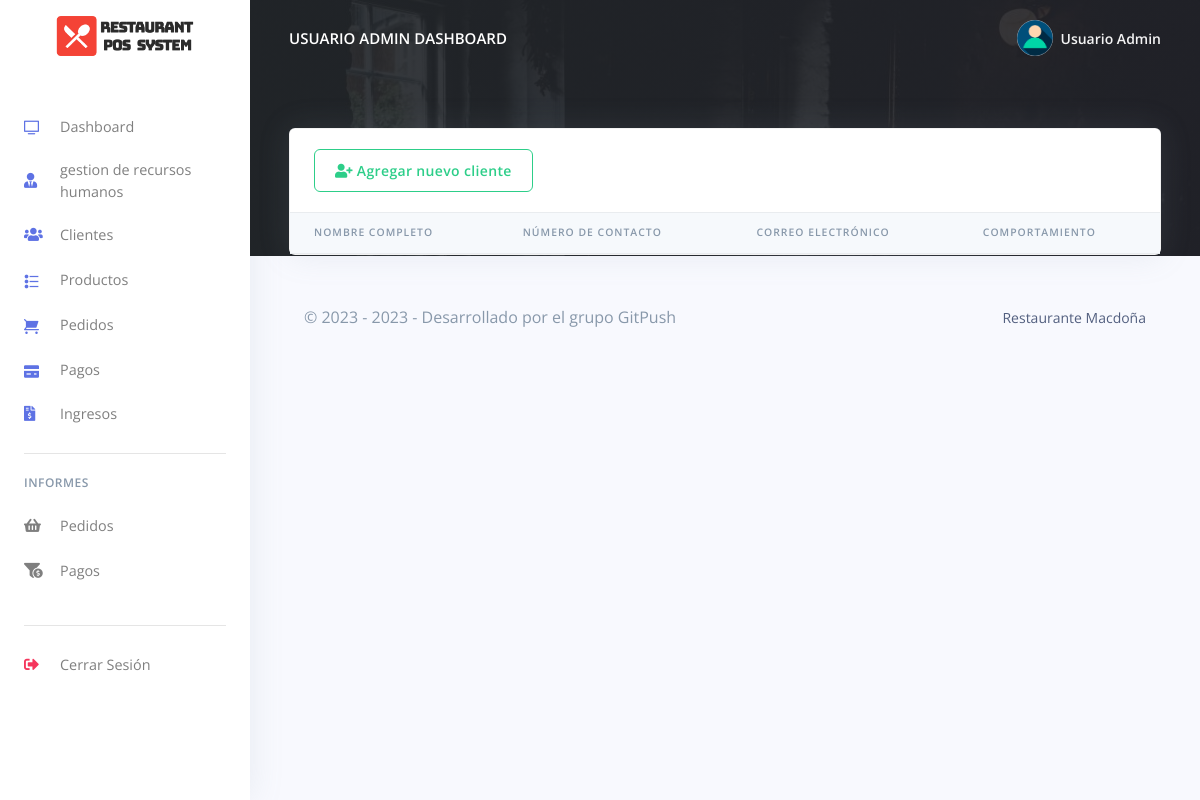
/Restro/admin/customes.php (signed in), run on an earlier commit of the app's database.
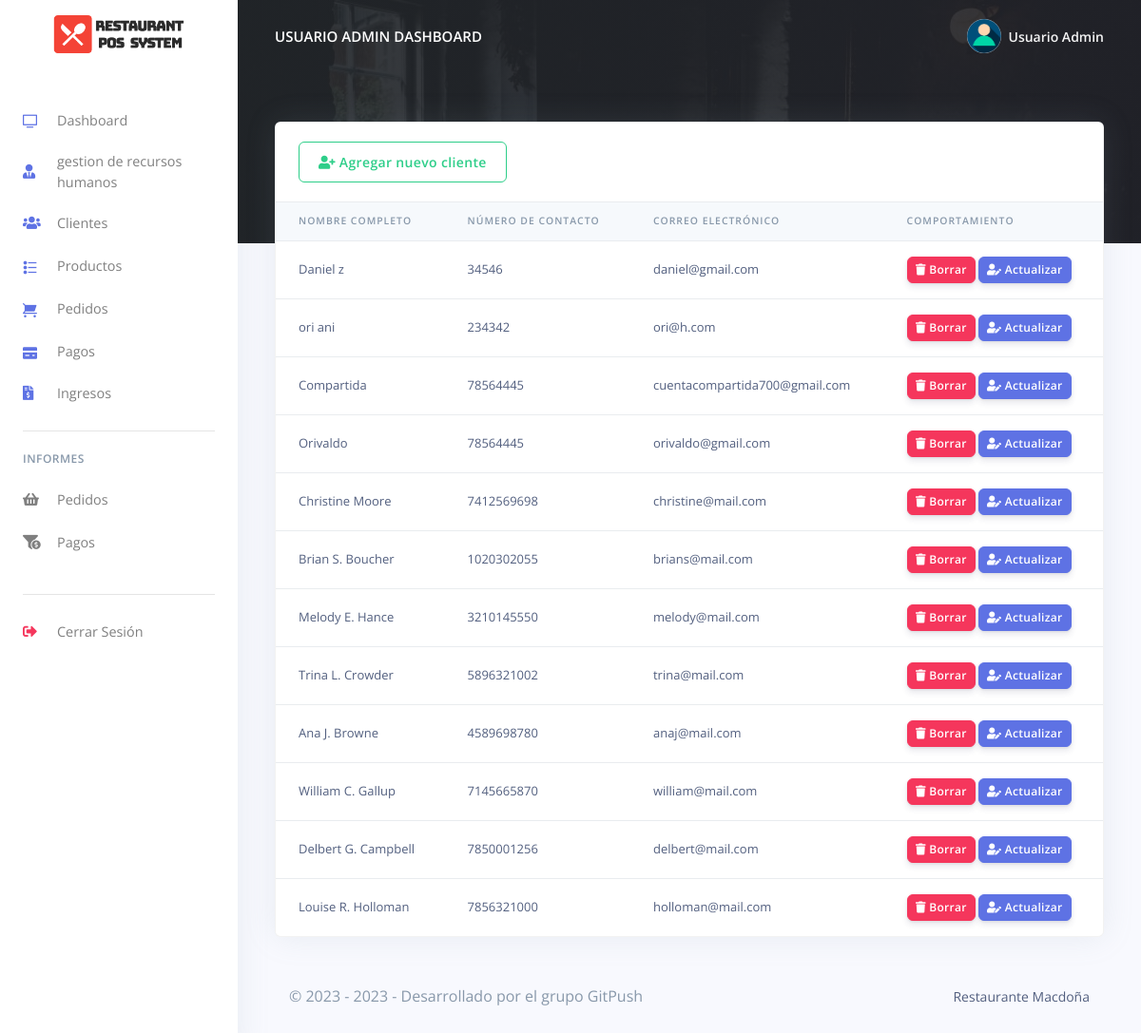
And on a later commit of the database.
### tables this page shows
CREATE TABLE `rpos_admin` (
  `admin_id` varchar(200) NOT NULL,
  `admin_name` varchar(200) NOT NULL,
  `admin_email` varchar(200) NOT NULL,
  `admin_password` varchar(200) NOT NULL
);

CREATE TABLE `rpos_clientes` (
  `cliente_id` varchar(200) NOT NULL,
  `cliente_nombre` varchar(200) NOT NULL,
  `cliente_numero` varchar(200) NOT NULL,
  `cliente_email` varchar(200) NOT NULL,
  `cliente_password` varchar(200) NOT NULL,
  `created_at` timestamp(6) NOT NULL DEFAULT current_timestamp(6) ON UPDATE current_timestamp(6)
);

### Restro/admin/customes.php (the view, shortened to what the changed rows need)
<?php
include('config/config.php');
require_once('partials/_head.php');
?>
<body>
  <?php
  require_once('partials/_sidebar.php');
  ?>
  <div class="main-content">
    <?php
    require_once('partials/_topnav.php');
    ?>
    <div class="container-fluid mt--8">
      <div class="row">
        <div class="col">
          <div class="card shadow">
            <div class="table-responsive">
              <table class="table align-items-center table-flush">
                <thead class="thead-light">
                  <tr>
                    <th scope="col">NOMBRE COMPLETO</th>
                    <th scope="col">NÚMERO DE CONTACTO</th>
                    <th scope="col">CORREO ELECTRÓNICO</th>
                    <th scope="col">COMPORTAMIENTO</th>
                  </tr>
                </thead>
                <tbody>
                  <?php
                  $ret = "SELECT * FROM  rpos_clientes  ORDER BY `rpos_clientes`.`created_at` DESC ";
                  $stmt = $mysqli->prepare($ret);
                  $stmt->execute();
                  $res = $stmt->get_result();
                  while ($cust = $res->fetch_object()) {
                  ?>
                    <tr>
                      <td><?php echo $cust->cliente_nombre; ?></td>
                      <td><?php echo $cust->cliente_numero; ?></td>
                      <td><?php echo $cust->cliente_email; ?></td>
                      <td>
                        <a href="delete_customers.php?delete=<?php echo $cust->cliente_id; ?>">
                          <button class="btn btn-sm btn-danger">
                            <i class="fas fa-trash"></i>
                            Borrar
                          </button>
                        </a>
                        <a href="update_customer.php?update=<?php echo $cust->cliente_id; ?>">
                          <button class="btn btn-sm btn-primary">
                            <i class="fas fa-user-edit"></i>
                            Actualizar
                          </button>
                        </a>
                      </td>
                    </tr>
                  <?php } ?>
                </tbody>
              </table>
            </div>
          </div>
        </div>
      </div>
    </div>
  </div>
</body>
</html>

### Restro/admin/partials/_sidebar.php (shortened to what the changed rows need)
<?php
$admin_id = $_SESSION['admin_id'];
$ret = "SELECT * FROM  rpos_admin  WHERE admin_id = '$admin_id'";
$stmt = $mysqli->prepare($ret);
$stmt->execute();
$res = $stmt->get_result();
while ($admin = $res->fetch_object()) {
?>
  <nav class="navbar navbar-vertical fixed-left navbar-expand-md navbar-light bg-white" id="sidenav-main">
    <div class="container-fluid">
      <a class="navbar-brand pt-0" href="dashboard.php">
        <img src="assets/img/brand/repos.png" class="navbar-brand-img" alt="...">
      </a>
      <div class="collapse navbar-collapse" id="sidenav-collapse-main">
        <ul class="navbar-nav">
          <li class="nav-item">
            <a class="nav-link" href="dashboard.php">
              <i class="ni ni-tv-2 text-primary"></i> Dashboard
            </a>
          </li>
          <li class="nav-item">
            <a class="nav-link" href="hrm.php">
              <i class="fas fa-user-tie text-primary"></i> gestion de recursos humanos
            </a>
          </li>
          <li class="nav-item">
            <a class="nav-link" href="customes.php">
              <i class="fas fa-users text-primary"></i> Clientes
            </a>
          </li>
          <li class="nav-item">
            <a class="nav-link" href="products.php">
              <i class="ni ni-bullet-list-67 text-primary"></i>Productos
            </a>
          </li>
          <li class="nav-item">
            <a class="nav-link" href="orders.php">
              <i class="ni ni-cart text-primary"></i> Pedidos
            </a>
          </li>
          <li class="nav-item">
            <a class="nav-link" href="payments.php">
              <i class="ni ni-credit-card text-primary"></i> Pagos
            </a>
          </li>
          <li class="nav-item">
            <a class="nav-link" href="receipts.php">
              <i class="fas fa-file-invoice-dollar text-primary"></i> Ingresos
            </a>
          </li>
        </ul>
        <hr class="my-3">
        <h6 class="navbar-heading text-muted">Informes</h6>
        <ul class="navbar-nav mb-md-3">
          <li class="nav-item">
            <a class="nav-link" href="orders_reports.php">
              <i class="fas fa-shopping-basket"></i> Pedidos
            </a>
          </li>
          <li class="nav-item">
            <a class="nav-link" href="payments_reports.php">
              <i class="fas fa-funnel-dollar"></i> Pagos
            </a>
          </li>
        </ul>
        <hr class="my-3">
        <ul class="navbar-nav mb-md-3">
          <li class="nav-item">
            <a class="nav-link" href="logout.php">
              <i class="fas fa-sign-out-alt text-danger"></i> Cerrar Sesión
            </a>
          </li>
        </ul>
      </div>
    </div>
  </nav>
<?php } ?>

### Restro/admin/partials/_topnav.php (shortened to what the changed rows need)
<?php
$admin_id = $_SESSION['admin_id'];
$ret = "SELECT * FROM  rpos_admin  WHERE admin_id = '$admin_id'";
$stmt = $mysqli->prepare($ret);
$stmt->execute();
$res = $stmt->get_result();
while ($admin = $res->fetch_object()) {
?>
    <nav class="navbar navbar-top navbar-expand-md navbar-dark" id="navbar-main">
        <div class="container-fluid">
            <a class="h4 mb-0 text-white text-uppercase d-none d-lg-inline-block" href="dashboard.php"><?php echo $admin->admin_name; ?> Dashboard</a>
            <ul class="navbar-nav align-items-center d-none d-md-flex">
                <li class="nav-item dropdown">
                    <a class="nav-link pr-0" href="#" role="button" data-toggle="dropdown" aria-haspopup="true" aria-expanded="false">
                        <div class="media align-items-center">
                            <span class="avatar avatar-sm rounded-circle">
                                <img alt="Image placeholder" src="assets/img/theme/user-a-min.png">
                            </span>
                            <div class="media-body ml-2 d-none d-lg-block">
                                <span class="mb-0 text-sm  font-weight-bold"><?php echo $admin->admin_name; ?></span>
                            </div>
                        </div>
                    </a>
                </li>
            </ul>
        </div>
    </nav>
<?php } ?>

What changed in the data, as far as the page shows it:
added rpos_clientes: cliente_nombre "Daniel z", cliente_numero "34546", cliente_email "daniel@gmail.com"
added rpos_clientes: cliente_nombre "ori ani", cliente_numero "234342", cliente_email "ori@h.com"
added rpos_clientes: cliente_nombre "Compartida", cliente_numero "78564445", cliente_email "cuentacompartida700@gmail.com"
added rpos_clientes: cliente_nombre "Orivaldo", cliente_numero "78564445", cliente_email "orivaldo@gmail.com"
added rpos_clientes: cliente_nombre "Christine Moore", cliente_numero "7412569698", cliente_email "christine@mail.com"
added rpos_clientes: cliente_nombre "Brian S. Boucher", cliente_numero "1020302055", cliente_email "brians@mail.com"
added rpos_clientes: cliente_nombre "Melody E. Hance", cliente_numero "3210145550", cliente_email "melody@mail.com"
added rpos_clientes: cliente_nombre "Trina L. Crowder", cliente_numero "5896321002", cliente_email "trina@mail.com"
added rpos_clientes: cliente_nombre "Ana J. Browne", cliente_numero "4589698780", cliente_email "anaj@mail.com"
added rpos_clientes: cliente_nombre "William C. Gallup", cliente_numero "7145665870", cliente_email "william@mail.com"
added rpos_clientes: cliente_nombre "Delbert G. Campbell", cliente_numero "7850001256", cliente_email "delbert@mail.com"
added rpos_clientes: cliente_nombre "Louise R. Holloman", cliente_numero "7856321000", cliente_email "holloman@mail.com"
